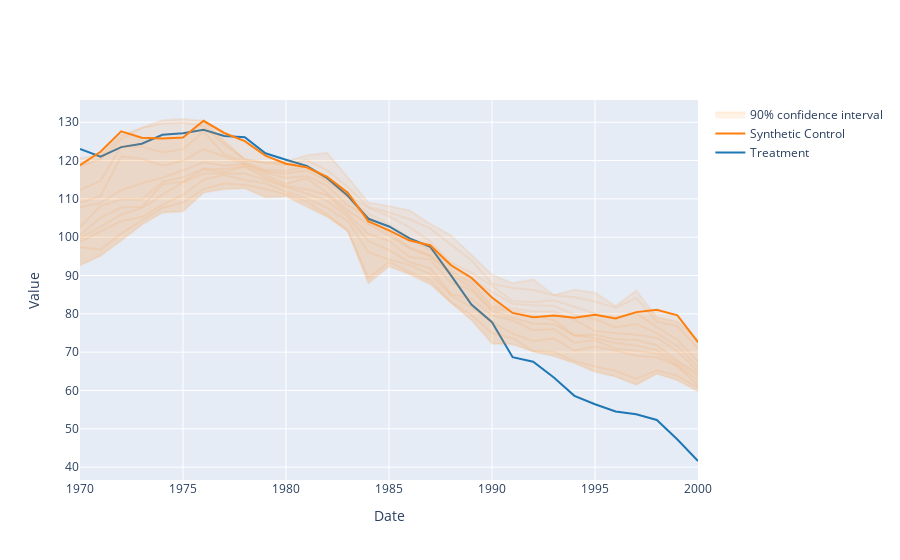

Notebook code for this chart:
### Code cell
display_synthetic_control(y, y_synth, y_ci, sc.treatment_start)
